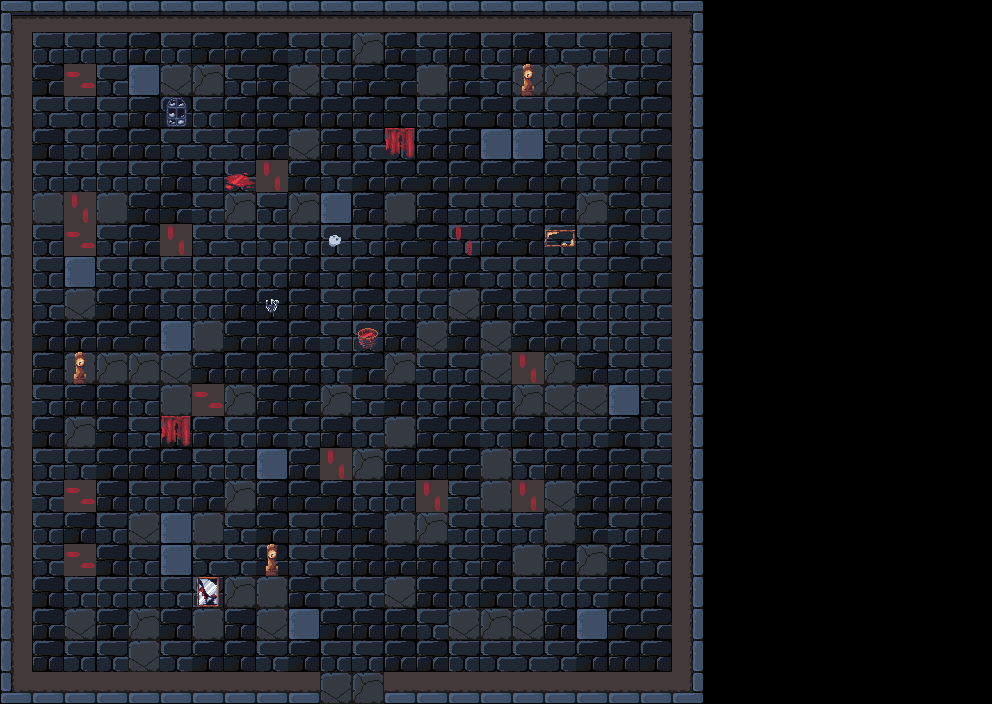

A level layout from a 2D game, rendered from its tile map. Below: a short description, then the map file with its tile-grid data intact:
An orthogonal 31x22 tile map with 32x32 px tiles, 2 tile layers (Floor, Decor), 2 tilesets and 9 objects (PlayerSpawn, ShopKeeper).

<map version="1.10" tiledversion="1.11.0" orientation="orthogonal" renderorder="right-down" width="31" height="22" tilewidth="32" tileheight="32" infinite="0" nextlayerid="7" nextobjectid="13">
 <editorsettings>
  <export target="C:/Downloads/Code/Game/Map/BuyPart.tmx" format="tmx" />
 </editorsettings>
 <tileset firstgid="1" source="dungeon.tsx" />
 <tileset firstgid="65" source="spritesheet.tsx" />
 <layer id="1" name="Floor" width="31" height="22" locked="1">
  <data encoding="csv">
1,2,2,2,2,2,2,2,2,2,2,2,2,2,2,2,2,2,2,2,2,3,0,0,0,0,0,0,0,0,0,
9,7,6,6,12,7,13,12,13,5,7,22,12,6,15,7,15,4,5,15,7,11,0,0,0,0,0,0,0,0,0,
9,13,38,4,10,21,22,4,12,21,4,12,13,20,12,6,21,22,21,6,13,11,0,0,0,0,0,0,0,0,0,
9,4,6,4,15,13,7,14,12,14,12,15,13,7,13,14,7,6,12,13,12,11,0,0,0,0,0,0,0,0,0,
9,14,5,12,12,4,5,6,12,21,15,4,6,15,15,10,10,4,7,4,13,11,0,0,0,0,0,0,0,0,0,
9,7,5,7,5,15,6,5,38,13,4,13,12,13,12,13,14,13,4,14,15,11,0,0,0,0,0,0,0,0,0,
9,20,38,20,14,13,5,22,7,22,10,15,20,15,6,6,6,15,22,13,7,11,0,0,0,0,0,0,0,0,0,
9,7,38,4,12,38,4,5,4,7,7,6,12,14,5,12,14,5,4,12,5,11,0,0,0,0,0,0,0,0,0,
9,7,10,6,4,5,7,6,7,15,6,14,4,15,12,6,7,7,4,13,13,11,0,0,0,0,0,0,0,0,0,
9,4,21,14,15,6,7,15,14,15,5,12,7,7,21,12,4,12,7,7,5,11,0,0,0,0,0,0,0,0,0,
9,14,12,12,14,10,20,13,15,12,5,7,15,21,14,21,13,12,4,7,5,11,0,0,0,0,0,0,0,0,0,
9,15,20,22,22,21,14,15,12,15,4,13,22,6,6,21,38,22,14,6,5,11,0,0,0,0,0,0,0,0,0,
9,6,15,15,7,20,38,22,15,13,22,5,14,7,12,7,22,21,21,10,4,11,0,0,0,0,0,0,0,0,0,
9,14,22,14,5,12,12,5,12,5,15,5,20,12,13,6,14,5,4,13,5,11,0,0,0,0,0,0,0,0,0,
9,4,4,13,15,14,5,7,10,12,38,22,15,14,13,20,4,15,15,12,4,11,0,0,0,0,0,0,0,0,0,
9,5,38,15,7,5,12,22,15,13,14,7,7,38,5,20,38,21,14,12,12,11,0,0,0,0,0,0,0,0,0,
9,7,14,6,21,10,20,5,13,4,15,14,20,22,6,7,6,20,13,6,15,11,0,0,0,0,0,0,0,0,0,
9,4,38,14,7,10,4,5,13,4,6,15,12,15,4,15,20,15,22,14,6,11,0,0,0,0,0,0,0,0,0,
9,14,5,7,6,5,7,22,20,12,5,5,21,15,7,13,7,6,4,14,14,11,0,0,0,0,0,0,0,0,0,
9,12,21,12,22,14,20,15,21,10,13,15,12,4,21,22,21,15,10,13,13,11,0,0,0,0,0,0,0,0,0,
9,15,6,4,21,5,14,14,5,14,7,6,12,12,7,5,5,5,14,15,14,11,0,0,0,0,0,0,0,0,0,
17,18,18,18,18,18,18,18,18,18,21,22,18,18,18,18,18,18,18,18,18,19,0,0,0,0,0,0,0,0,0
</data>
 </layer>
 <layer id="2" name="Decor" width="31" height="22" locked="1">
  <data encoding="csv">
0,0,0,0,0,0,0,0,0,0,0,0,0,0,0,0,0,0,0,0,0,0,0,0,0,0,0,0,0,0,0,
0,0,0,0,0,0,0,0,0,0,0,0,0,0,0,0,0,0,0,0,0,0,0,0,0,0,0,0,0,0,0,
0,0,75,0,0,0,0,0,0,0,0,0,0,0,0,0,69,0,0,0,0,0,0,0,0,0,0,0,0,0,0,
0,0,0,0,0,68,0,0,0,0,0,0,0,0,0,0,0,0,0,0,0,0,0,0,0,0,0,0,0,0,0,
0,0,0,0,0,0,0,0,0,0,0,0,78,0,0,0,0,0,0,0,0,0,0,0,0,0,0,0,0,0,0,
0,0,0,0,0,0,0,65,72,0,0,0,0,0,0,0,0,0,0,0,0,0,0,0,0,0,0,0,0,0,0,
0,0,72,0,0,0,0,0,0,0,0,0,0,0,0,0,0,79,0,0,0,0,0,0,0,0,0,0,0,0,0,
0,0,75,0,0,72,0,0,0,0,83,0,0,0,72,0,0,80,0,0,0,0,0,0,0,0,0,0,0,0,0,
0,0,0,0,0,0,0,0,0,0,0,0,0,0,0,0,0,0,0,0,0,0,0,0,0,0,0,0,0,0,0,
0,0,0,0,0,0,0,0,74,0,0,0,0,0,0,0,0,0,0,0,0,0,0,0,0,0,0,0,0,0,0,
0,0,0,0,0,0,0,0,0,0,0,71,0,0,0,0,0,0,0,0,0,0,0,0,0,0,0,0,0,0,0,
0,0,69,0,0,0,0,0,0,0,0,0,0,0,0,0,72,0,0,0,0,0,0,0,0,0,0,0,0,0,0,
0,0,0,0,0,0,75,0,0,0,0,0,0,0,0,0,0,0,0,0,0,0,0,0,0,0,0,0,0,0,0,
0,0,0,0,0,78,0,0,0,0,0,0,0,0,0,0,0,0,0,0,0,0,0,0,0,0,0,0,0,0,0,
0,0,0,0,0,0,0,0,0,0,72,0,0,0,0,0,0,0,0,0,0,0,0,0,0,0,0,0,0,0,0,
0,0,75,0,0,0,0,0,0,0,0,0,0,72,0,0,72,0,0,0,0,0,0,0,0,0,0,0,0,0,0,
0,0,0,0,0,0,0,0,0,0,0,0,0,0,0,0,0,0,0,0,0,0,0,0,0,0,0,0,0,0,0,
0,0,75,0,0,0,0,0,69,0,0,0,0,0,0,0,0,0,0,0,0,0,0,0,0,0,0,0,0,0,0,
0,0,0,0,0,0,67,0,0,0,0,0,0,0,0,0,0,0,0,0,0,0,0,0,0,0,0,0,0,0,0,
0,0,0,0,0,0,0,0,0,0,0,0,0,0,0,0,0,0,0,0,0,0,0,0,0,0,0,0,0,0,0,
0,0,0,0,0,0,0,0,0,0,0,0,0,0,0,0,0,0,0,0,0,0,0,0,0,0,0,0,0,0,0,
0,0,0,0,0,0,0,0,0,0,0,0,0,0,0,0,0,0,0,0,0,0,0,0,0,0,0,0,0,0,0
</data>
 </layer>
 <objectgroup id="3" name="Collisions" locked="1">
  <object id="1" x="0" y="0" width="704" height="32" />
  <object id="2" x="672" y="0" width="32" height="704" />
  <object id="4" x="0" y="0" width="32" height="704" />
  <object id="8" x="329.5" y="206.5" width="48.5" height="34.5" />
  <object id="10" x="0" y="672" width="320" height="32" />
  <object id="11" x="384" y="672" width="320" height="32" />
 </objectgroup>
 <objectgroup id="4" name="SpawnPoints">
  <object id="5" name="PlayerSpawn" type="PlayerSpawn" x="354" y="314">
   <point />
  </object>
  <object id="6" name="ShopKeeper" type="ShopKeeper" x="352" y="224">
   <point />
  </object>
 </objectgroup>
 <objectgroup id="6" name="Transition">
  <object id="12" x="320" y="686.25" width="64" height="17.75">
   <properties>
    <property name="pos" value="entrance" />
    <property name="target" value="combat" />
   </properties>
  </object>
 </objectgroup>
</map>
